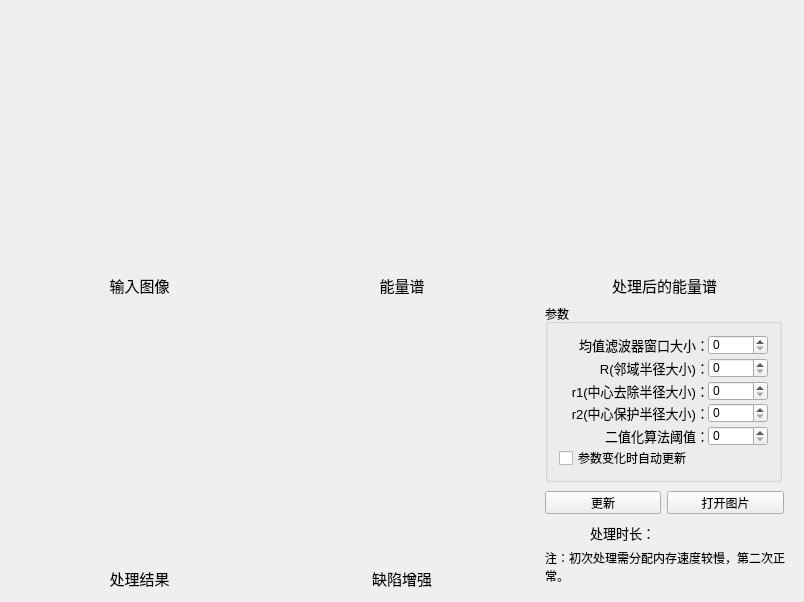
<?xml version="1.0" encoding="UTF-8"?>
<ui version="4.0">
 <class>MainWindow</class>
 <widget class="QMainWindow" name="MainWindow">
  <property name="geometry">
   <rect>
    <x>0</x>
    <y>0</y>
    <width>804</width>
    <height>602</height>
   </rect>
  </property>
  <property name="minimumSize">
   <size>
    <width>0</width>
    <height>0</height>
   </size>
  </property>
  <property name="windowTitle">
   <string>Demo                                               by WangHongshuo</string>
  </property>
  <property name="autoFillBackground">
   <bool>false</bool>
  </property>
  <widget class="QWidget" name="centralWidget">
   <property name="sizePolicy">
    <sizepolicy hsizetype="Preferred" vsizetype="Preferred">
     <horstretch>0</horstretch>
     <verstretch>0</verstretch>
    </sizepolicy>
   </property>
   <property name="minimumSize">
    <size>
     <width>0</width>
     <height>0</height>
    </size>
   </property>
   <property name="maximumSize">
    <size>
     <width>16777215</width>
     <height>16777215</height>
    </size>
   </property>
   <property name="baseSize">
    <size>
     <width>0</width>
     <height>0</height>
    </size>
   </property>
   <layout class="QGridLayout" name="gridLayout" rowstretch="1,1" columnstretch="1,1,1">
    <item row="0" column="0">
     <layout class="QVBoxLayout" name="verticalLayout" stretch="5,1">
      <item>
       <widget class="ImageWidget" name="show_input_img" native="true">
        <property name="minimumSize">
         <size>
          <width>256</width>
          <height>256</height>
         </size>
        </property>
        <property name="maximumSize">
         <size>
          <width>500</width>
          <height>500</height>
         </size>
        </property>
        <property name="sizeIncrement">
         <size>
          <width>0</width>
          <height>0</height>
         </size>
        </property>
        <property name="baseSize">
         <size>
          <width>256</width>
          <height>256</height>
         </size>
        </property>
        <property name="autoFillBackground">
         <bool>true</bool>
        </property>
       </widget>
      </item>
      <item>
       <widget class="QLabel" name="label_8">
        <property name="minimumSize">
         <size>
          <width>240</width>
          <height>25</height>
         </size>
        </property>
        <property name="maximumSize">
         <size>
          <width>500</width>
          <height>25</height>
         </size>
        </property>
        <property name="font">
         <font>
          <pointsize>11</pointsize>
          <weight>50</weight>
          <bold>false</bold>
         </font>
        </property>
        <property name="text">
         <string>输入图像</string>
        </property>
        <property name="scaledContents">
         <bool>false</bool>
        </property>
        <property name="alignment">
         <set>Qt::AlignCenter</set>
        </property>
       </widget>
      </item>
     </layout>
    </item>
    <item row="0" column="1">
     <layout class="QVBoxLayout" name="verticalLayout_2" stretch="5,1">
      <item>
       <widget class="ImageWidget" name="show_DFT_img" native="true">
        <property name="minimumSize">
         <size>
          <width>256</width>
          <height>256</height>
         </size>
        </property>
        <property name="maximumSize">
         <size>
          <width>500</width>
          <height>500</height>
         </size>
        </property>
        <property name="sizeIncrement">
         <size>
          <width>0</width>
          <height>0</height>
         </size>
        </property>
        <property name="baseSize">
         <size>
          <width>256</width>
          <height>256</height>
         </size>
        </property>
        <property name="autoFillBackground">
         <bool>true</bool>
        </property>
       </widget>
      </item>
      <item>
       <widget class="QLabel" name="label_9">
        <property name="minimumSize">
         <size>
          <width>240</width>
          <height>25</height>
         </size>
        </property>
        <property name="maximumSize">
         <size>
          <width>500</width>
          <height>25</height>
         </size>
        </property>
        <property name="font">
         <font>
          <pointsize>11</pointsize>
         </font>
        </property>
        <property name="text">
         <string>能量谱</string>
        </property>
        <property name="alignment">
         <set>Qt::AlignCenter</set>
        </property>
       </widget>
      </item>
     </layout>
    </item>
    <item row="0" column="2">
     <layout class="QVBoxLayout" name="verticalLayout_3" stretch="5,1">
      <item>
       <widget class="ImageWidget" name="show_p_DFT_img" native="true">
        <property name="minimumSize">
         <size>
          <width>256</width>
          <height>256</height>
         </size>
        </property>
        <property name="maximumSize">
         <size>
          <width>500</width>
          <height>500</height>
         </size>
        </property>
        <property name="sizeIncrement">
         <size>
          <width>0</width>
          <height>0</height>
         </size>
        </property>
        <property name="baseSize">
         <size>
          <width>256</width>
          <height>256</height>
         </size>
        </property>
        <property name="autoFillBackground">
         <bool>true</bool>
        </property>
       </widget>
      </item>
      <item>
       <widget class="QLabel" name="label_10">
        <property name="minimumSize">
         <size>
          <width>240</width>
          <height>25</height>
         </size>
        </property>
        <property name="maximumSize">
         <size>
          <width>500</width>
          <height>25</height>
         </size>
        </property>
        <property name="font">
         <font>
          <pointsize>11</pointsize>
         </font>
        </property>
        <property name="text">
         <string>处理后的能量谱</string>
        </property>
        <property name="alignment">
         <set>Qt::AlignCenter</set>
        </property>
       </widget>
      </item>
     </layout>
    </item>
    <item row="1" column="0">
     <layout class="QVBoxLayout" name="verticalLayout_4" stretch="5,1">
      <item>
       <widget class="ImageWidget" name="show_p_img" native="true">
        <property name="minimumSize">
         <size>
          <width>256</width>
          <height>256</height>
         </size>
        </property>
        <property name="maximumSize">
         <size>
          <width>500</width>
          <height>500</height>
         </size>
        </property>
        <property name="sizeIncrement">
         <size>
          <width>0</width>
          <height>0</height>
         </size>
        </property>
        <property name="baseSize">
         <size>
          <width>256</width>
          <height>256</height>
         </size>
        </property>
        <property name="autoFillBackground">
         <bool>true</bool>
        </property>
       </widget>
      </item>
      <item>
       <widget class="QLabel" name="label_11">
        <property name="minimumSize">
         <size>
          <width>240</width>
          <height>25</height>
         </size>
        </property>
        <property name="maximumSize">
         <size>
          <width>500</width>
          <height>25</height>
         </size>
        </property>
        <property name="font">
         <font>
          <pointsize>11</pointsize>
         </font>
        </property>
        <property name="text">
         <string>处理结果</string>
        </property>
        <property name="alignment">
         <set>Qt::AlignCenter</set>
        </property>
       </widget>
      </item>
     </layout>
    </item>
    <item row="1" column="1">
     <layout class="QVBoxLayout" name="verticalLayout_5" stretch="5,1">
      <item>
       <widget class="ImageWidget" name="show_bw_img" native="true">
        <property name="minimumSize">
         <size>
          <width>256</width>
          <height>256</height>
         </size>
        </property>
        <property name="maximumSize">
         <size>
          <width>500</width>
          <height>500</height>
         </size>
        </property>
        <property name="sizeIncrement">
         <size>
          <width>0</width>
          <height>0</height>
         </size>
        </property>
        <property name="baseSize">
         <size>
          <width>256</width>
          <height>256</height>
         </size>
        </property>
        <property name="autoFillBackground">
         <bool>true</bool>
        </property>
       </widget>
      </item>
      <item>
       <widget class="QLabel" name="label_12">
        <property name="minimumSize">
         <size>
          <width>240</width>
          <height>25</height>
         </size>
        </property>
        <property name="maximumSize">
         <size>
          <width>500</width>
          <height>25</height>
         </size>
        </property>
        <property name="font">
         <font>
          <pointsize>11</pointsize>
         </font>
        </property>
        <property name="text">
         <string>缺陷增强</string>
        </property>
        <property name="alignment">
         <set>Qt::AlignCenter</set>
        </property>
       </widget>
      </item>
     </layout>
    </item>
    <item row="1" column="2">
     <layout class="QVBoxLayout" name="verticalLayout_6" stretch="0">
      <item>
       <widget class="QWidget" name="widget" native="true">
        <property name="minimumSize">
         <size>
          <width>256</width>
          <height>256</height>
         </size>
        </property>
        <property name="maximumSize">
         <size>
          <width>500</width>
          <height>500</height>
         </size>
        </property>
        <property name="sizeIncrement">
         <size>
          <width>0</width>
          <height>0</height>
         </size>
        </property>
        <property name="baseSize">
         <size>
          <width>256</width>
          <height>256</height>
         </size>
        </property>
        <layout class="QVBoxLayout" name="verticalLayout_7">
         <property name="spacing">
          <number>9</number>
         </property>
         <property name="leftMargin">
          <number>9</number>
         </property>
         <property name="topMargin">
          <number>0</number>
         </property>
         <property name="bottomMargin">
          <number>9</number>
         </property>
         <item>
          <widget class="QGroupBox" name="groupBox">
           <property name="minimumSize">
            <size>
             <width>0</width>
             <height>0</height>
            </size>
           </property>
           <property name="maximumSize">
            <size>
             <width>9999</width>
             <height>9999</height>
            </size>
           </property>
           <property name="title">
            <string>参数</string>
           </property>
           <layout class="QVBoxLayout" name="verticalLayout_8">
            <item>
             <layout class="QGridLayout" name="gridLayout_2">
              <item row="0" column="0">
               <widget class="QLabel" name="label_3">
                <property name="minimumSize">
                 <size>
                  <width>150</width>
                  <height>20</height>
                 </size>
                </property>
                <property name="maximumSize">
                 <size>
                  <width>1600</width>
                  <height>400</height>
                 </size>
                </property>
                <property name="font">
                 <font>
                  <pointsize>10</pointsize>
                 </font>
                </property>
                <property name="lineWidth">
                 <number>-1</number>
                </property>
                <property name="text">
                 <string>均值滤波器窗口大小：</string>
                </property>
                <property name="textFormat">
                 <enum>Qt::AutoText</enum>
                </property>
                <property name="scaledContents">
                 <bool>false</bool>
                </property>
                <property name="alignment">
                 <set>Qt::AlignRight|Qt::AlignTrailing|Qt::AlignVCenter</set>
                </property>
               </widget>
              </item>
              <item row="0" column="1">
               <widget class="QSpinBox" name="avg_filter_window">
                <property name="minimumSize">
                 <size>
                  <width>60</width>
                  <height>20</height>
                 </size>
                </property>
                <property name="maximumSize">
                 <size>
                  <width>1600</width>
                  <height>400</height>
                 </size>
                </property>
               </widget>
              </item>
              <item row="1" column="0">
               <widget class="QLabel" name="label_4">
                <property name="minimumSize">
                 <size>
                  <width>150</width>
                  <height>20</height>
                 </size>
                </property>
                <property name="maximumSize">
                 <size>
                  <width>1600</width>
                  <height>400</height>
                 </size>
                </property>
                <property name="font">
                 <font>
                  <pointsize>10</pointsize>
                 </font>
                </property>
                <property name="text">
                 <string>R(邻域半径大小)：</string>
                </property>
                <property name="alignment">
                 <set>Qt::AlignRight|Qt::AlignTrailing|Qt::AlignVCenter</set>
                </property>
               </widget>
              </item>
              <item row="1" column="1">
               <widget class="QSpinBox" name="R">
                <property name="minimumSize">
                 <size>
                  <width>60</width>
                  <height>20</height>
                 </size>
                </property>
                <property name="maximumSize">
                 <size>
                  <width>1600</width>
                  <height>400</height>
                 </size>
                </property>
                <property name="sizeIncrement">
                 <size>
                  <width>0</width>
                  <height>0</height>
                 </size>
                </property>
               </widget>
              </item>
              <item row="2" column="0">
               <widget class="QLabel" name="label_5">
                <property name="minimumSize">
                 <size>
                  <width>150</width>
                  <height>20</height>
                 </size>
                </property>
                <property name="maximumSize">
                 <size>
                  <width>1600</width>
                  <height>400</height>
                 </size>
                </property>
                <property name="font">
                 <font>
                  <pointsize>10</pointsize>
                 </font>
                </property>
                <property name="text">
                 <string>r1(中心去除半径大小)：</string>
                </property>
                <property name="alignment">
                 <set>Qt::AlignRight|Qt::AlignTrailing|Qt::AlignVCenter</set>
                </property>
               </widget>
              </item>
              <item row="2" column="1">
               <widget class="QSpinBox" name="r1">
                <property name="minimumSize">
                 <size>
                  <width>60</width>
                  <height>20</height>
                 </size>
                </property>
                <property name="maximumSize">
                 <size>
                  <width>1600</width>
                  <height>400</height>
                 </size>
                </property>
               </widget>
              </item>
              <item row="3" column="0">
               <widget class="QLabel" name="label_6">
                <property name="minimumSize">
                 <size>
                  <width>150</width>
                  <height>20</height>
                 </size>
                </property>
                <property name="maximumSize">
                 <size>
                  <width>1600</width>
                  <height>400</height>
                 </size>
                </property>
                <property name="font">
                 <font>
                  <pointsize>10</pointsize>
                 </font>
                </property>
                <property name="text">
                 <string>r2(中心保护半径大小)：</string>
                </property>
                <property name="alignment">
                 <set>Qt::AlignRight|Qt::AlignTrailing|Qt::AlignVCenter</set>
                </property>
               </widget>
              </item>
              <item row="3" column="1">
               <widget class="QSpinBox" name="r2">
                <property name="minimumSize">
                 <size>
                  <width>60</width>
                  <height>20</height>
                 </size>
                </property>
                <property name="maximumSize">
                 <size>
                  <width>1600</width>
                  <height>400</height>
                 </size>
                </property>
               </widget>
              </item>
              <item row="4" column="0">
               <widget class="QLabel" name="label_7">
                <property name="minimumSize">
                 <size>
                  <width>150</width>
                  <height>20</height>
                 </size>
                </property>
                <property name="maximumSize">
                 <size>
                  <width>1600</width>
                  <height>400</height>
                 </size>
                </property>
                <property name="font">
                 <font>
                  <pointsize>10</pointsize>
                 </font>
                </property>
                <property name="text">
                 <string>二值化算法阈值：</string>
                </property>
                <property name="alignment">
                 <set>Qt::AlignRight|Qt::AlignTrailing|Qt::AlignVCenter</set>
                </property>
               </widget>
              </item>
              <item row="4" column="1">
               <widget class="QSpinBox" name="bw_t">
                <property name="minimumSize">
                 <size>
                  <width>60</width>
                  <height>20</height>
                 </size>
                </property>
                <property name="maximumSize">
                 <size>
                  <width>1600</width>
                  <height>400</height>
                 </size>
                </property>
               </widget>
              </item>
             </layout>
            </item>
            <item>
             <widget class="QCheckBox" name="auto_update">
              <property name="minimumSize">
               <size>
                <width>150</width>
                <height>20</height>
               </size>
              </property>
              <property name="maximumSize">
               <size>
                <width>1600</width>
                <height>400</height>
               </size>
              </property>
              <property name="sizeIncrement">
               <size>
                <width>0</width>
                <height>0</height>
               </size>
              </property>
              <property name="text">
               <string>参数变化时自动更新</string>
              </property>
             </widget>
            </item>
           </layout>
          </widget>
         </item>
         <item>
          <layout class="QHBoxLayout" name="horizontalLayout">
           <item>
            <widget class="QPushButton" name="update_date">
             <property name="minimumSize">
              <size>
               <width>116</width>
               <height>23</height>
              </size>
             </property>
             <property name="maximumSize">
              <size>
               <width>232</width>
               <height>46</height>
              </size>
             </property>
             <property name="text">
              <string>更新</string>
             </property>
            </widget>
           </item>
           <item>
            <widget class="QPushButton" name="open_file">
             <property name="minimumSize">
              <size>
               <width>117</width>
               <height>23</height>
              </size>
             </property>
             <property name="maximumSize">
              <size>
               <width>234</width>
               <height>46</height>
              </size>
             </property>
             <property name="text">
              <string>打开图片</string>
             </property>
            </widget>
           </item>
          </layout>
         </item>
         <item>
          <layout class="QHBoxLayout" name="horizontalLayout_2">
           <item>
            <widget class="QLabel" name="label">
             <property name="minimumSize">
              <size>
               <width>100</width>
               <height>20</height>
              </size>
             </property>
             <property name="maximumSize">
              <size>
               <width>100</width>
               <height>20</height>
              </size>
             </property>
             <property name="font">
              <font>
               <pointsize>10</pointsize>
              </font>
             </property>
             <property name="text">
              <string>处理时长：</string>
             </property>
             <property name="alignment">
              <set>Qt::AlignRight|Qt::AlignTrailing|Qt::AlignVCenter</set>
             </property>
            </widget>
           </item>
           <item>
            <widget class="QLabel" name="p_time">
             <property name="minimumSize">
              <size>
               <width>100</width>
               <height>20</height>
              </size>
             </property>
             <property name="maximumSize">
              <size>
               <width>100</width>
               <height>20</height>
              </size>
             </property>
             <property name="font">
              <font>
               <pointsize>10</pointsize>
              </font>
             </property>
             <property name="text">
              <string/>
             </property>
            </widget>
           </item>
          </layout>
         </item>
         <item>
          <widget class="QLabel" name="label_2">
           <property name="sizePolicy">
            <sizepolicy hsizetype="Expanding" vsizetype="Expanding">
             <horstretch>0</horstretch>
             <verstretch>0</verstretch>
            </sizepolicy>
           </property>
           <property name="minimumSize">
            <size>
             <width>240</width>
             <height>30</height>
            </size>
           </property>
           <property name="maximumSize">
            <size>
             <width>500</width>
             <height>30</height>
            </size>
           </property>
           <property name="font">
            <font>
             <pointsize>9</pointsize>
            </font>
           </property>
           <property name="acceptDrops">
            <bool>false</bool>
           </property>
           <property name="frameShadow">
            <enum>QFrame::Plain</enum>
           </property>
           <property name="lineWidth">
            <number>1</number>
           </property>
           <property name="text">
            <string>注：初次处理需分配内存速度较慢，第二次正常。</string>
           </property>
           <property name="scaledContents">
            <bool>false</bool>
           </property>
           <property name="alignment">
            <set>Qt::AlignJustify|Qt::AlignVCenter</set>
           </property>
           <property name="wordWrap">
            <bool>true</bool>
           </property>
           <property name="margin">
            <number>0</number>
           </property>
           <property name="indent">
            <number>0</number>
           </property>
          </widget>
         </item>
        </layout>
       </widget>
      </item>
     </layout>
    </item>
   </layout>
  </widget>
 </widget>
 <layoutdefault spacing="6" margin="11"/>
 <customwidgets>
  <customwidget>
   <class>ImageWidget</class>
   <extends>QWidget</extends>
   <header location="global">ImageWidget-Qt/imagewidget.h</header>
   <container>1</container>
  </customwidget>
 </customwidgets>
 <resources/>
 <connections/>
</ui>
